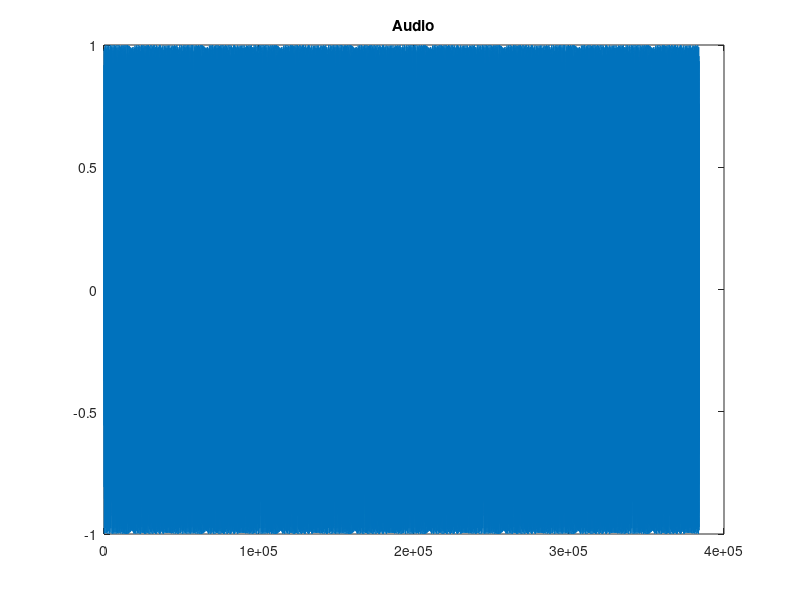

MATLAB code for this plot:
clear, clc, close all;

f_ver = [697  770  852  941 ];
f_hor = [1209 1336 1477 1633];

symbols = ['1' '2' '3' 'A';
           '4' '5' '6' 'B';
           '7' '8' '9' 'C';
           '*' '0' '#' 'D'];

fs = 48000; % sampling frequency for the audio

digit_dur = 0.1; % digit sound duration (s)
inter_dur = 0; % inter digit silence duration (s)

digit_smp = fs * digit_dur;
inter_smp = fs * inter_dur;

t = (0:digit_smp-1) / fs;

noise_int = 0; % noise intensity

seq = '12345678901234567890123456789012345678901234567890123456789012345678901234567890';

digits = zeros(length(seq),digit_smp);
audio = zeros(1,fs * digit_dur * length(seq) + inter_smp * (length(seq) +1));

for i = 1:length(seq)
    [y,x] = ind2sub(size(symbols),find(symbols == seq(i)));

    digits(i,:) = 0.5 * (sin(2*pi*f_ver(y) * t) + sin(2*pi*f_hor(x) * t));

    audio((1:digit_smp) + (digit_smp * (i-1) + inter_smp * i)) = digits(i,:);
end

noise = noise_int * randn(length(audio), 1)';

audio = audio + noise;
audio = audio / max(abs(audio));

audiowrite('audio.wav',audio,fs);

plot(audio);
title("Audio");